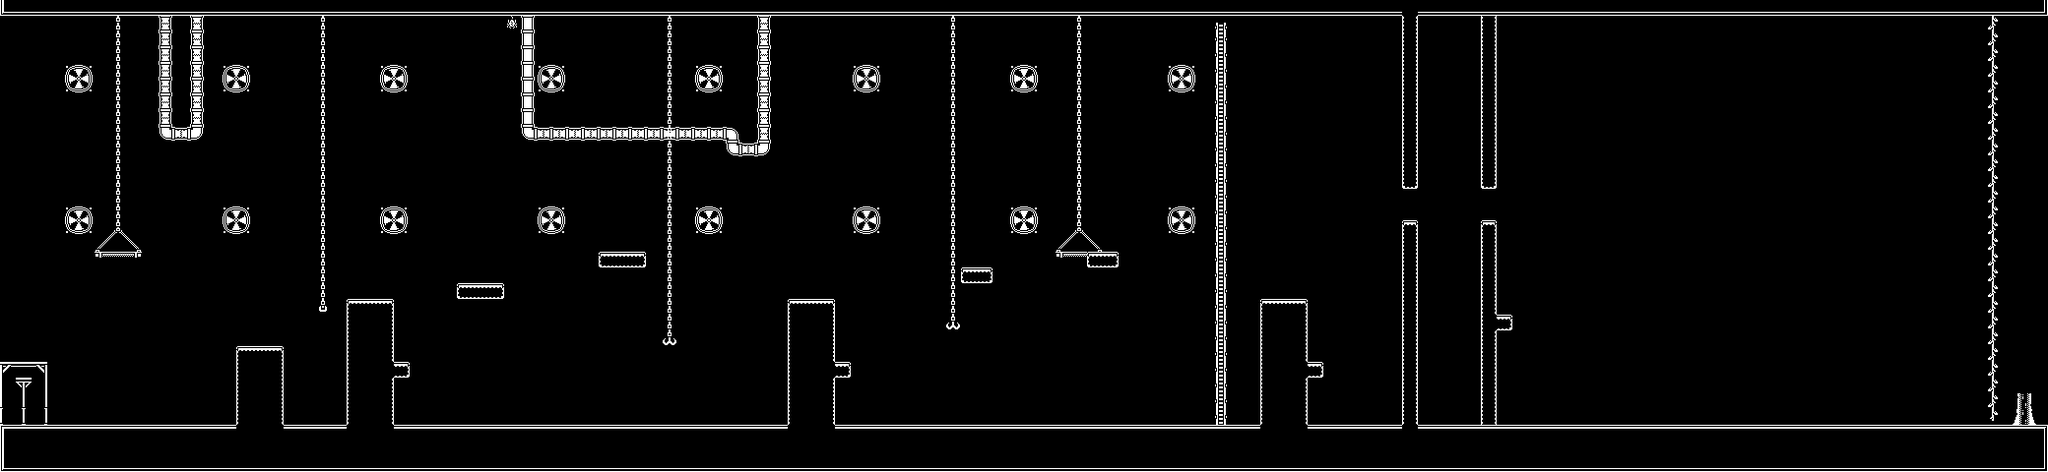

Tiled map render using the project's own tile images. Description and the map definition, with tile-layer contents summarised, below:
An orthogonal 130x30 tile map with 16x16 px tiles, 7 tile layers (Deepestbg, Deeperbg, Background, Ground, ...), 3 tilesets.

<map version="1.10" tiledversion="1.12.1" orientation="orthogonal" renderorder="right-down" width="130" height="30" tilewidth="16" tileheight="16" infinite="0" nextlayerid="9" nextobjectid="38">
 <editorsettings>
  <export target="dunjump1.tmj" format="json" />
 </editorsettings>
 <tileset firstgid="1" name="spritesheet_1" tilewidth="16" tileheight="16" tilecount="1936" columns="44" backgroundcolor="#aa0000">
  <image source="spritesheet_1.png" width="704" height="704" />
 </tileset>
 <tileset firstgid="1937" name="monochrome" tilewidth="16" tileheight="16" tilecount="400" columns="20">
  <image source="monochrome.png" width="320" height="320" />
  <tile id="0">
   <animation>
    <frame tileid="1" duration="100" />
    <frame tileid="2" duration="100" />
    <frame tileid="26" duration="300" />
    <frame tileid="46" duration="300" />
   </animation>
  </tile>
  <tile id="110">
   <properties>
    <property name="collides" type="bool" value="true" />
   </properties>
  </tile>
  <tile id="111">
   <properties>
    <property name="collides" type="bool" value="true" />
   </properties>
  </tile>
  <tile id="112">
   <properties>
    <property name="collides" type="bool" value="true" />
   </properties>
  </tile>
  <tile id="113">
   <properties>
    <property name="collides" type="bool" value="true" />
   </properties>
  </tile>
  <tile id="130">
   <properties>
    <property name="collides" type="bool" value="true" />
   </properties>
  </tile>
  <tile id="131">
   <properties>
    <property name="collides" type="bool" value="true" />
   </properties>
  </tile>
  <tile id="132">
   <properties>
    <property name="collides" type="bool" value="true" />
   </properties>
  </tile>
  <tile id="133">
   <properties>
    <property name="collides" type="bool" value="true" />
   </properties>
  </tile>
  <tile id="150">
   <properties>
    <property name="collides" type="bool" value="true" />
   </properties>
  </tile>
  <tile id="151">
   <properties>
    <property name="collides" type="bool" value="true" />
   </properties>
  </tile>
  <tile id="152">
   <properties>
    <property name="collides" type="bool" value="true" />
   </properties>
  </tile>
  <tile id="153">
   <properties>
    <property name="collides" type="bool" value="true" />
   </properties>
  </tile>
  <tile id="170">
   <properties>
    <property name="collides" type="bool" value="true" />
   </properties>
  </tile>
  <tile id="171">
   <properties>
    <property name="collides" type="bool" value="true" />
   </properties>
  </tile>
  <tile id="172">
   <properties>
    <property name="collides" type="bool" value="true" />
   </properties>
  </tile>
  <tile id="173">
   <properties>
    <property name="collides" type="bool" value="true" />
   </properties>
  </tile>
  <tile id="357">
   <properties>
    <property name="collides" type="bool" value="true" />
   </properties>
  </tile>
  <tile id="358">
   <properties>
    <property name="collides" type="bool" value="true" />
   </properties>
  </tile>
  <tile id="359">
   <properties>
    <property name="collides" type="bool" value="true" />
   </properties>
  </tile>
  <tile id="377">
   <properties>
    <property name="collides" type="bool" value="true" />
   </properties>
  </tile>
  <tile id="378">
   <properties>
    <property name="collides" type="bool" value="true" />
   </properties>
  </tile>
  <tile id="379">
   <properties>
    <property name="collides" type="bool" value="true" />
   </properties>
  </tile>
  <tile id="397">
   <properties>
    <property name="collides" type="bool" value="true" />
   </properties>
  </tile>
  <tile id="398">
   <properties>
    <property name="collides" type="bool" value="true" />
   </properties>
  </tile>
  <tile id="399">
   <properties>
    <property name="collides" type="bool" value="true" />
   </properties>
  </tile>
 </tileset>
 <tileset firstgid="2337" name="trans_monochrome" tilewidth="16" tileheight="16" tilecount="400" columns="20" backgroundcolor="#fe19e7">
  <image source="trans_monochrome.png" trans="ff00ff" width="320" height="320" />
  <tile id="46">
   <properties>
    <property name="coin" type="bool" value="true" />
   </properties>
  </tile>
  <tile id="136" probability="8" />
  <tile id="240">
   <animation>
    <frame tileid="287" duration="500" />
   </animation>
  </tile>
  <tile id="287">
   <animation>
    <frame tileid="287" duration="500" />
    <frame tileid="327" duration="500" />
   </animation>
  </tile>
  <tile id="288">
   <animation>
    <frame tileid="288" duration="500" />
    <frame tileid="328" duration="500" />
   </animation>
  </tile>
  <tile id="307">
   <animation>
    <frame tileid="307" duration="500" />
    <frame tileid="347" duration="500" />
   </animation>
  </tile>
  <tile id="308">
   <animation>
    <frame tileid="308" duration="500" />
    <frame tileid="348" duration="500" />
   </animation>
  </tile>
 </tileset>
 <layer id="8" name="Deepestbg" width="130" height="30">
  <data>[3900 cells, 76 non-empty, 17 distinct tile ids]</data>
 </layer>
 <layer id="7" name="Deeperbg" width="130" height="30">
  <data>[3900 cells, 131 non-empty, 13 distinct tile ids]</data>
 </layer>
 <layer id="6" name="Background" width="130" height="30">
  <data>[3900 cells, 41 non-empty, 9 distinct tile ids]</data>
 </layer>
 <layer id="1" name="Ground" width="130" height="30">
  <data>[3900 cells, 520 non-empty, 9 distinct tile ids]</data>
 </layer>
 <layer id="4" name="Platform" width="130" height="30">
  <data>[3900 cells, 149 non-empty, 12 distinct tile ids]</data>
 </layer>
 <layer id="2" name="Foreground" width="130" height="30">
  <data>[3900 cells, 16 non-empty, 13 distinct tile ids]</data>
 </layer>
 <layer id="3" name="Texture" width="130" height="30">
  <data>[3900 cells, 26 non-empty, 2 distinct tile ids]</data>
 </layer>
</map>
